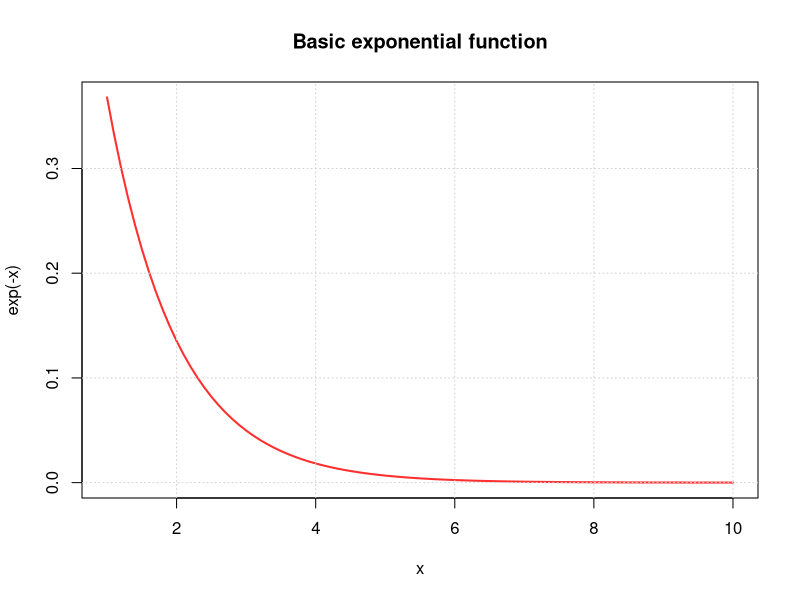
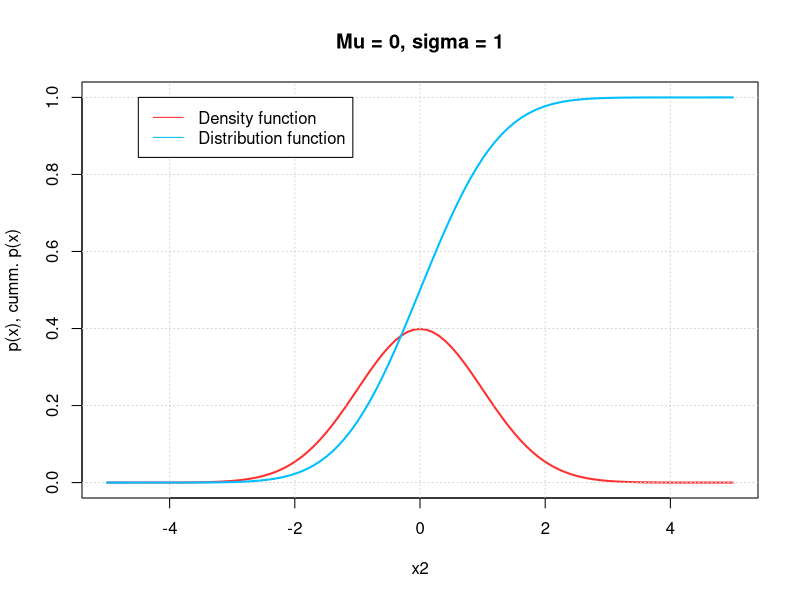
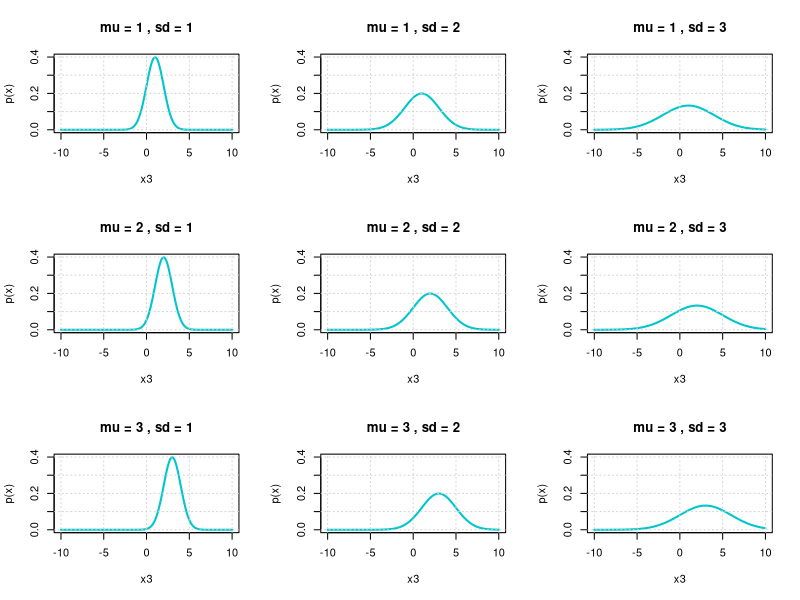

Source code (R) for these figures, in order:
## ---- chunk 1
knitr::opts_chunk$set(echo = TRUE)
## ---- chunk 2

## ---- chunk 3
x <- seq(1, 10, 0.1)
y <- exp(-x)

plot(x,y, type = "l", lwd = 2, col = "firebrick1", main = "Basic exponential function", ylab = "exp(-x)")
grid()

## ---- chunk 4
x2 <- seq(-5, 5, 0.1)
plot(x2, dnorm(x2, 0, 1), type = "l", lwd = 2, col = "firebrick1", main = "Mu = 0, sigma = 1", ylab = "p(x), cumm. p(x)", ylim = c(0, 1)) # Plotting the desnsity function
grid()
lines(x2, pnorm(x2, 0, 1), type = "l", lwd = 2, col = "deepskyblue1") # Adding the distribution function
legend(-4.5, 1, legend = c("Density function", "Distribution function"), col = c("firebrick1", "deepskyblue1"), lty = 1)
## ---- chunk 5
x3 <- seq(-10, 10, 0.1)
mus <- c(1,2,3) # Different mus
sigmas <- c(1,2,3) # Different sigmas

par(mfrow=c(3,3)) # 3x3 plot matrix
for (i in 1:3){
  for (t in 1:3){
    plot(x3, dnorm(x3, mean = mus[i], sd = sigmas[t]), type = "l", 
         lwd = 2, col = "turquoise3", ylab = "p(x)", xlim = c(-10, 10), 
         ylim = c(0, 0.4), main = paste("mu =", i, ", sd =", t))
    grid()
  }
}
## ---- chunk 6
sigma <- 5
data <- rnorm(5, runif(1, 50, 70), sigma) # Generates a normally distributed dataset containing 5 numbers
testmu <- runif(1, 50, 70) # A mu for wich I want to test the data
likelihood <- prod(dnorm(data, testmu, sigma)) # Likelihood p(testmu|data)

print(data)
print(paste("testmu=", testmu))
print(paste("Likelihood", likelihood))
